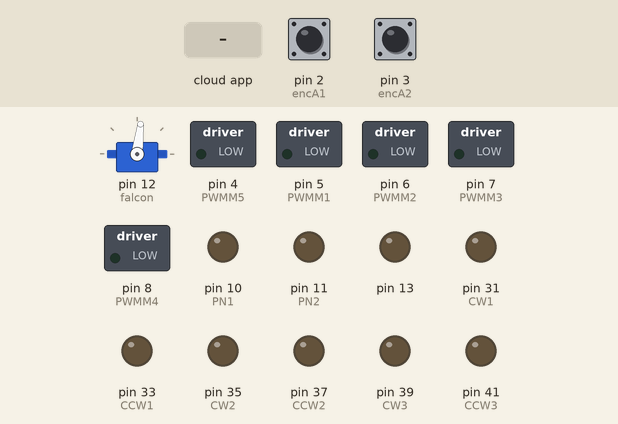
A sketch run on a simulated Arduino Mega 2560, built with avr-gcc and run on an emulated ATmega2560. On the bench: servo, switched loads named in the sketch (green lamp = pin HIGH), output pins drawn as LEDs (lit = HIGH). The test bench sets the inputs (shaded band); at power-on: pin 2 (encA1) HIGH, pin 3 (encA2) HIGH. The ROS host is connected and sends only what is stated.

Above: at 1.2 s.
1.3 s: the phone or cloud app sets lsatu to 1
At 1.6 s:
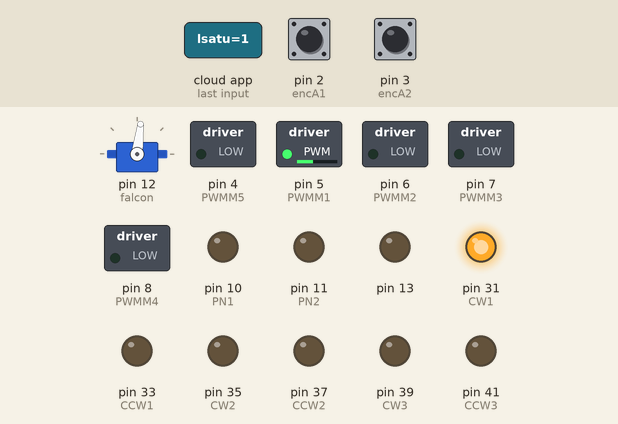
2.8 s: the phone or cloud app sets lsatu to 0
At 4.0 s:
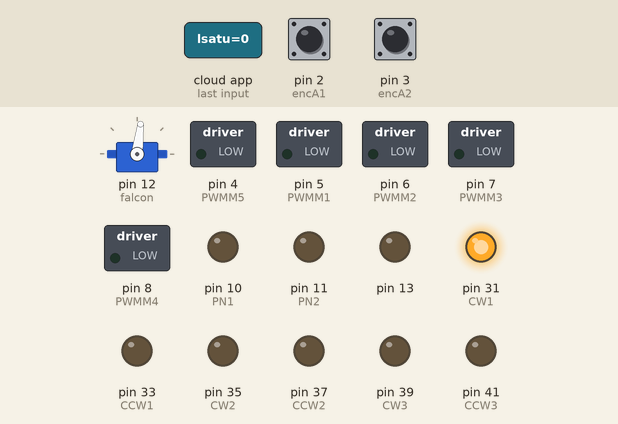
Timing chart, 0 to 5.8 s (numbered marks = the images above; inputs shaded):
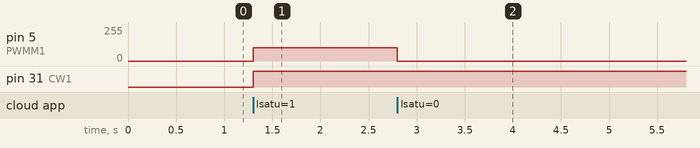

Measured:
- after the input at 1.3 s, pin 5 (PWMM1): 0/255 → 100/255 at once; pin 31 (CW1): LOW → HIGH at once
- after the input at 2.8 s, pin 5 (PWMM1): 100/255 → 0/255 at once

The sketch:

RingTaker.ino
```cpp
#include "ros.h"
#include "std_msgs/Bool.h"
#include "std_msgs/UInt8.h"
#include "Servo.h"

bool buttonX, buttonO, l1;

#define KP1 150
#define KI1 0
#define KD1 0

#define KP2 9
#define KI2 0
#define KD2 0

//motor transfer ke launcher
#define encA1 2
#define encB1 44
#define PWMM1 5
#define CW1   31
#define CCW1  33
#define LSDPN 25

//PG28 Lifter
#define encA2 3
#define encB2 24
#define PWMM2 6
#define CW2   35
#define CCW2  37
#define LSWUP 29
#define LSWDN 27

#define encA3 3
#define encB3 24
#define PWMM3 7
#define CW3   39
#define CCW3  41

#define encA4 3
#define encB4 24
#define PWMM4 8
#define CW4   43
#define CCW4  45

//motor launcher
#define PWMM5 4
#define CW5   47
#define CCW5  49

#define PN1 10
#define PN2 11

int counter1, counter2;
int waitSmooth;

float falconSmoothed;
float falconPrev;

uint8_t bacaSerial[10];
uint8_t caseRobot;

unsigned long curr;

char mode;

unsigned long prevT = 0, waitGripper;
float setPoint;
volatile int err1, err2, err3, lastErr1, lastErr2, lastErr3, sum1, sum2, sum3, PID1, PID2, PID3;

void kali(const std_msgs::Bool& btkali) {
  buttonX = btkali.data;
  if (buttonX) {
    mode = 'a';
  }
}
void bulet(const std_msgs::Bool& btbulet) {
  buttonO = btbulet.data;
  if (buttonO) {
    mode = 'b';
  }
}

void recCase(const std_msgs::UInt8& rec) {
  caseRobot = rec.data;
}

void lsat(const std_msgs::Bool& btlsat) {
  l1 = btlsat.data;
}

ros::NodeHandle nh;

bool sekali;
bool modeKalibret = false;

Servo falcon;

//ros::Subscriber<std_msgs::Bool> subX ("kali", kali);
//ros::Subscriber<std_msgs::Bool> subO ("bulet", bulet);
ros::Subscriber<std_msgs::UInt8> subsCase ("case", recCase);
ros::Subscriber<std_msgs::Bool> sublsat ("lsatu", lsat);

void setup() {
  falcon.attach(12);
  pinMode(PN1, OUTPUT);
  pinMode(PN2, OUTPUT);
  //  pinMode(PN3, OUTPUT);


  pinMode(encA1, INPUT);
  pinMode(encB1, INPUT);
  pinMode(encA2, INPUT);
  pinMode(encB2, INPUT);

  pinMode(LSWUP, INPUT_PULLUP);
  pinMode(LSWDN, INPUT_PULLUP);
  pinMode(LSDPN, INPUT_PULLUP);

  pinMode(PWMM1, OUTPUT);
  pinMode(CW1, OUTPUT);
  pinMode(CCW1, OUTPUT);
  pinMode(PWMM2, OUTPUT);
  pinMode(CW2, OUTPUT);
  pinMode(CCW2, OUTPUT);
  pinMode(PWMM3, OUTPUT);
  pinMode(CW3, OUTPUT);
  pinMode(CCW3, OUTPUT);
  pinMode(PWMM4, OUTPUT);
  pinMode(CW4, OUTPUT);
  pinMode(CCW4, OUTPUT);
  pinMode(PWMM5, OUTPUT);
  pinMode(CW5, OUTPUT);
  pinMode(CCW5, OUTPUT);
  pinMode(13, OUTPUT);
  Serial.begin(115200);
  //  Serial2.begin(115200);
  attachInterrupt(digitalPinToInterrupt(encA1), iqro1, RISING);
  attachInterrupt(digitalPinToInterrupt(encA2), iqro2, RISING);
  nh.initNode();
  //    nh.subscribe(subX);
  //    nh.subscribe(subO);
  nh.subscribe(subsCase);
  nh.subscribe(sublsat);

//  nh.spinOnce();
  digitalWrite(PN1, 0); //lifter dibawah
  digitalWrite(PN2, 0); //slider launcherkedepan
}
int wkwk;
char eak;
void loop() {
//  digitalWrite(PN1, 1);

//    if (Serial.available()) {
//      wkwk = Serial.parseInt();
//      Serial.println(wkwk);
//    }
//    motoFalcon(1000);
falcon.writeMicroseconds(1400);
  //  if (eak == 'a') {
  //    if(digitalRead(PN2) == HIGH){
  //      digitalWrite(PN2, LOW);
  //      waitMillis(2000);
  //    }
  //    digitalWrite(PN1, HIGH); //lifter keatas
  //    waitMillis(1000);
  //    digitalWrite(PN2, HIGH); //slider kebelakang
  //    waitMillis(2000);
  //    digitalWrite(PN1, LOW); //lifter turun kembali
  //    while(eak == 'a'){
  //      if (Serial.available()) {
  //        eak = Serial.read();
  //      }
  //    }
  //  }
  //  if (eak == 'b') {
  //    digitalWrite(PN1, LOW);
  //    digitalWrite(PN2, HIGH);
  //  }
  //  else{
  //    digitalWrite(PN1, LOW);
  //    digitalWrite(PN2, LOW);
  //  }

  nh.spinOnce();
  if (caseRobot == 2) {
    if (digitalRead(PN2) == HIGH) {
      digitalWrite(PN2, LOW);
      waitMillis(2500);
    }
    if (digitalRead(PN1) == HIGH) {
      digitalWrite(PN1, LOW);
      waitMillis(2500);
    }
    digitalWrite(PN2, HIGH); //lifter keatas
    waitMillis(1000);
    digitalWrite(PN1, HIGH); //slider kebelakang
    waitMillis(2000);
    digitalWrite(PN2, LOW); //lifter turun kembali

    do {
//      digitalWrite(PN/, HIGH); //slider kebelakang
      nh.spinOnce();
    }while (caseRobot == 2);
  }
  if (caseRobot == 0 || caseRobot == 8) {
    digitalWrite(PN1, LOW);
    digitalWrite(PN2, LOW);
    //falcon steady and base ngeker
    //launching
    //      if (r1 == 1) motor1(200);
    //      else motor1(0);
  }
  if(l1 == true){
    motor1(-200);
  }
  else if(l1 == false){
    motor1(0);
  }
}
```

lib.ino
```cpp
void iqro1() {
  digitalRead(encB1) == 1 ? counter1++ : counter1--;
}

void iqro2() {
  digitalRead(encB2) == 1 ? counter2++ : counter2--;
}

void smoothing() {
  falconSmoothed = (setPoint * 0.0005) + (falconPrev * 0.9995);
  falconPrev = falconSmoothed;
}

void motoFalcon(int rpm){
  smoothing();
  setPoint = (-rpm / 13) + 1500;
//  Serial.printSerial.print(rpm); Serial.print("\t");Serial.println(pwm);
  falcon.writeMicroseconds(falconSmoothed);
}

void waitMillis(int millisec) {
  curr = millis();
  do{
    nh.spinOnce();
  }
  while (!(millis() - curr > millisec));
}

void calibrate() {

//  do {
//    lifter(100);
//  } while (digitalRead(LSWUP) != LOW);
//  lifter(30);
//  counter2 = 0;
//  do {
//    worm(135);
//  } while (digitalRead(LSDPN) != LOW);
//  worm(0);
//  counter1 = 0;
}

void motor1(float input) {
  if (input < 0) {
    digitalWrite(CW1, 1);
    digitalWrite(CCW1, 0);
  }
  else if (input > 0) {
    digitalWrite(CW1, 0);
    digitalWrite(CCW1, 1);
  }
  input = fminf(fmaxf(input, -100), 105); //batas
  input = abs(input);
  analogWrite(PWMM1, input);
}

void motor2(float input) {
  if (input < 0) {
    digitalWrite(CW2, 1);
    digitalWrite(CCW2, 0);
  }
  else if (input > 0) {
    digitalWrite(CW2, 0);
    digitalWrite(CCW2, 1);
  }
  input = fminf(fmaxf(input, -20), 100); //batas
  input = abs(input);
  analogWrite(PWMM2, input);
}
void motor3(float input) {
  if (input < 0) {
    digitalWrite(CW3, 1);
    digitalWrite(CCW3, 0);
  }
  else if (input > 0) {
    digitalWrite(CW3, 0);
    digitalWrite(CCW3, 1);
  }
  input = fminf(fmaxf(input, -255), 255); //batas
  input = abs(input);
  analogWrite(PWMM3, input);
}
void motor4(float input) {
  if (input < 0) {
    digitalWrite(CW4, 1);
    digitalWrite(CCW4, 0);
  }
  else if (input > 0) {
    digitalWrite(CW4, 0);
    digitalWrite(CCW4, 1);
  }
  input = fminf(fmaxf(input, -255), 255); //batas
  input = abs(input);
  analogWrite(PWMM4, input);
}

void motor5(float input) {
  if (input < 0) {
    digitalWrite(CW5, 1);
    digitalWrite(CCW5, 0);
  }
  else if (input > 0) {
    digitalWrite(CW5, 0);
    digitalWrite(CCW5, 1);
  }
  input = fminf(fmaxf(input, -255), 255); //batas
  input = abs(input);
  analogWrite(PWMM5, input);
}
```
